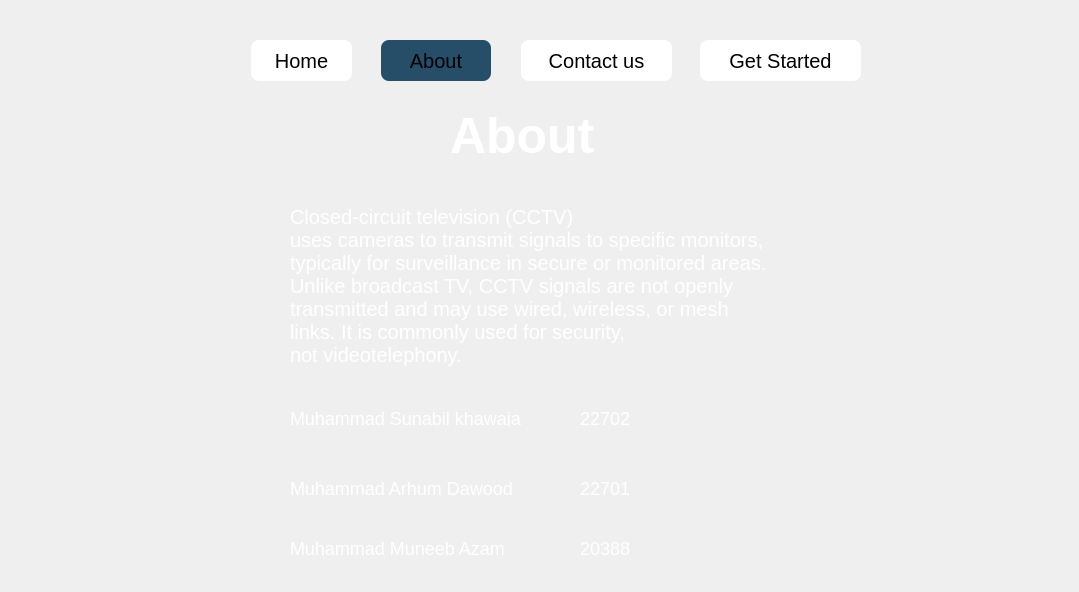
<?xml version="1.0" encoding="UTF-8"?>
<ui version="4.0">
 <class>MainWindow</class>
 <widget class="QMainWindow" name="MainWindow">
  <property name="geometry">
   <rect>
    <x>0</x>
    <y>0</y>
    <width>1079</width>
    <height>592</height>
   </rect>
  </property>
  <property name="minimumSize">
   <size>
    <width>1079</width>
    <height>592</height>
   </size>
  </property>
  <property name="maximumSize">
   <size>
    <width>1079</width>
    <height>592</height>
   </size>
  </property>
  <property name="windowTitle">
   <string>MainWindow</string>
  </property>
  <widget class="QWidget" name="centralwidget">
   <widget class="QLabel" name="label">
    <property name="geometry">
     <rect>
      <x>0</x>
      <y>0</y>
      <width>1081</width>
      <height>591</height>
     </rect>
    </property>
    <property name="text">
     <string/>
    </property>
    <property name="pixmap">
     <pixmap>about_contact.png</pixmap>
    </property>
    <property name="scaledContents">
     <bool>true</bool>
    </property>
   </widget>
   <widget class="QPushButton" name="pushButton_1">
    <property name="geometry">
     <rect>
      <x>251</x>
      <y>40</y>
      <width>101</width>
      <height>41</height>
     </rect>
    </property>
    <property name="styleSheet">
     <string notr="true">QPushButton#pushButton_1{
background-color:white;
font-size:20px;
border-radius:8px;
}
QPushButton#pushButton_1:hover{
background-color:#274E69;
font-size:25px;
border-radius:4px;
color:white;}</string>
    </property>
    <property name="text">
     <string>Home</string>
    </property>
   </widget>
   <widget class="QPushButton" name="pushButton_2">
    <property name="geometry">
     <rect>
      <x>381</x>
      <y>40</y>
      <width>110</width>
      <height>41</height>
     </rect>
    </property>
    <property name="styleSheet">
     <string notr="true">QPushButton#pushButton_2{
background-color:#274E69;
font-size:20px;
border-radius:8px;
}
QPushButton#pushButton_2:hover{
background-color:#274E69;
font-size:25px;
border-radius:4px;
color:white;}</string>
    </property>
    <property name="text">
     <string>About</string>
    </property>
   </widget>
   <widget class="QPushButton" name="pushButton_3">
    <property name="geometry">
     <rect>
      <x>521</x>
      <y>40</y>
      <width>151</width>
      <height>41</height>
     </rect>
    </property>
    <property name="styleSheet">
     <string notr="true">QPushButton#pushButton_3{
background-color:white;
font-size:20px;
border-radius:8px;
}
QPushButton#pushButton_3:hover{
background-color:#274E69;
font-size:25px;
border-radius:4px;
color:white;
}</string>
    </property>
    <property name="text">
     <string>Contact us</string>
    </property>
   </widget>
   <widget class="QPushButton" name="pushButton_4">
    <property name="geometry">
     <rect>
      <x>700</x>
      <y>40</y>
      <width>161</width>
      <height>41</height>
     </rect>
    </property>
    <property name="styleSheet">
     <string notr="true">QPushButton#pushButton_4{
background-color:white;
font-size:20px;
border-radius:8px;
}
QPushButton#pushButton_4:hover{
background-color:#274E69;
font-size:25px;
border-radius:4px;
color:white;
}</string>
    </property>
    <property name="text">
     <string>Get Started</string>
    </property>
   </widget>
   <widget class="QLabel" name="label_2">
    <property name="geometry">
     <rect>
      <x>450</x>
      <y>100</y>
      <width>161</width>
      <height>71</height>
     </rect>
    </property>
    <property name="styleSheet">
     <string notr="true">font-size:50px;
color:white;
font-weight:bold;</string>
    </property>
    <property name="text">
     <string>About</string>
    </property>
   </widget>
   <widget class="QLabel" name="label_3">
    <property name="geometry">
     <rect>
      <x>290</x>
      <y>200</y>
      <width>501</width>
      <height>171</height>
     </rect>
    </property>
    <property name="styleSheet">
     <string notr="true">color:white;
font-size:20px;</string>
    </property>
    <property name="text">
     <string>Closed-circuit television (CCTV) 
uses cameras to transmit signals to specific monitors, 
typically for surveillance in secure or monitored areas. 
Unlike broadcast TV, CCTV signals are not openly 
transmitted and may use wired, wireless, or mesh 
links. It is commonly used for security,
not videotelephony.</string>
    </property>
   </widget>
   <widget class="QLabel" name="label_4">
    <property name="geometry">
     <rect>
      <x>290</x>
      <y>410</y>
      <width>281</width>
      <height>16</height>
     </rect>
    </property>
    <property name="styleSheet">
     <string notr="true">color:white;
font-size:18px;</string>
    </property>
    <property name="text">
     <string>Muhammad Sunabil khawaja</string>
    </property>
   </widget>
   <widget class="QLabel" name="label_5">
    <property name="geometry">
     <rect>
      <x>290</x>
      <y>480</y>
      <width>281</width>
      <height>16</height>
     </rect>
    </property>
    <property name="styleSheet">
     <string notr="true">color:white;
font-size:18px;</string>
    </property>
    <property name="text">
     <string>Muhammad Arhum Dawood</string>
    </property>
   </widget>
   <widget class="QLabel" name="label_6">
    <property name="geometry">
     <rect>
      <x>290</x>
      <y>540</y>
      <width>281</width>
      <height>16</height>
     </rect>
    </property>
    <property name="styleSheet">
     <string notr="true">color:white;
font-size:18px</string>
    </property>
    <property name="text">
     <string>Muhammad Muneeb Azam</string>
    </property>
   </widget>
   <widget class="QLabel" name="label_7">
    <property name="geometry">
     <rect>
      <x>580</x>
      <y>410</y>
      <width>281</width>
      <height>16</height>
     </rect>
    </property>
    <property name="styleSheet">
     <string notr="true">color:white;
font-size:18px;</string>
    </property>
    <property name="text">
     <string>22702</string>
    </property>
   </widget>
   <widget class="QLabel" name="label_8">
    <property name="geometry">
     <rect>
      <x>580</x>
      <y>480</y>
      <width>281</width>
      <height>16</height>
     </rect>
    </property>
    <property name="styleSheet">
     <string notr="true">color:white;
font-size:18px;</string>
    </property>
    <property name="text">
     <string>22701</string>
    </property>
   </widget>
   <widget class="QLabel" name="label_9">
    <property name="geometry">
     <rect>
      <x>580</x>
      <y>540</y>
      <width>281</width>
      <height>16</height>
     </rect>
    </property>
    <property name="styleSheet">
     <string notr="true">color:white;
font-size:18px;</string>
    </property>
    <property name="text">
     <string>20388</string>
    </property>
   </widget>
  </widget>
 </widget>
 <resources/>
 <connections/>
</ui>
